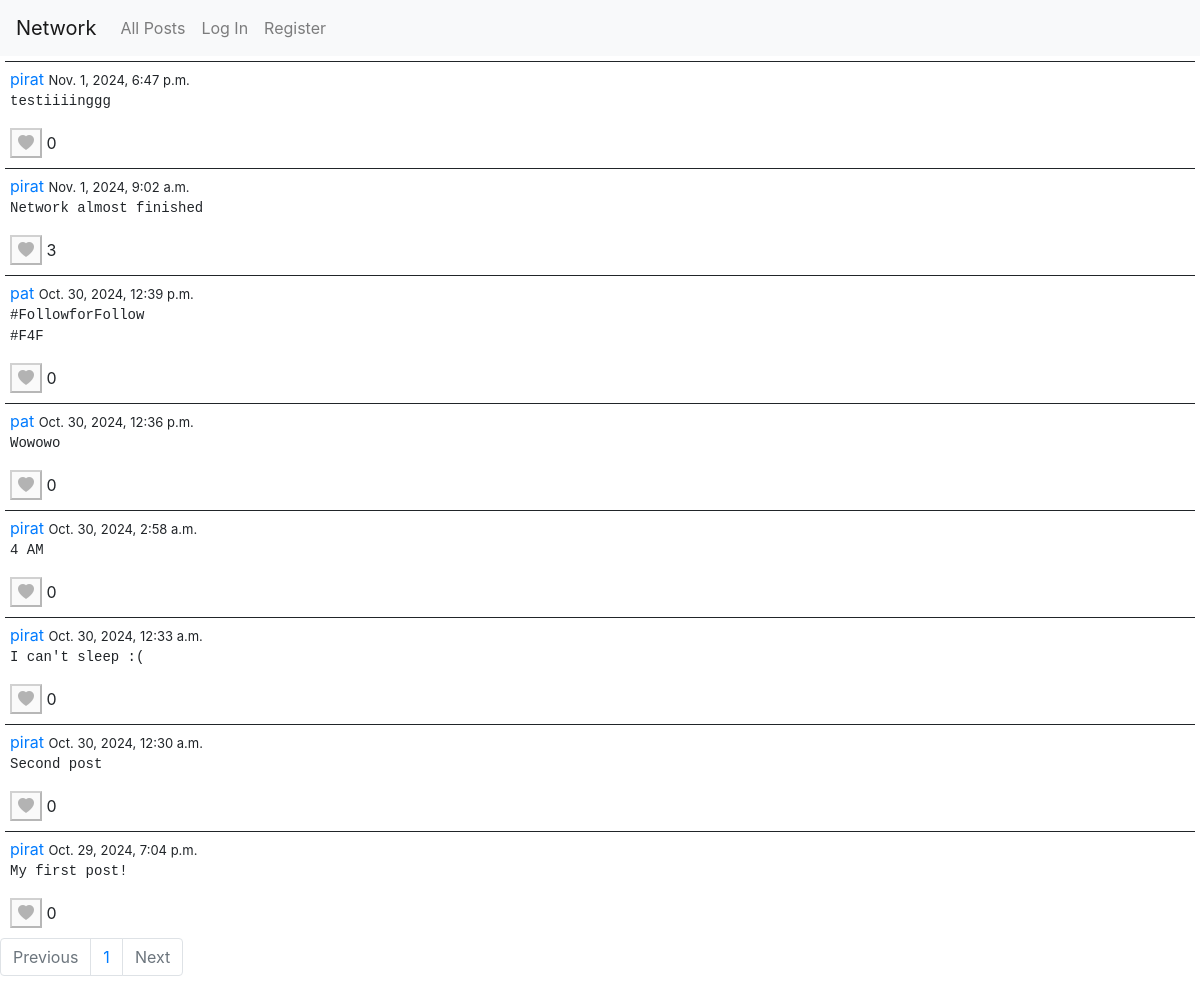
Before: /user/1/followings with the older database file.
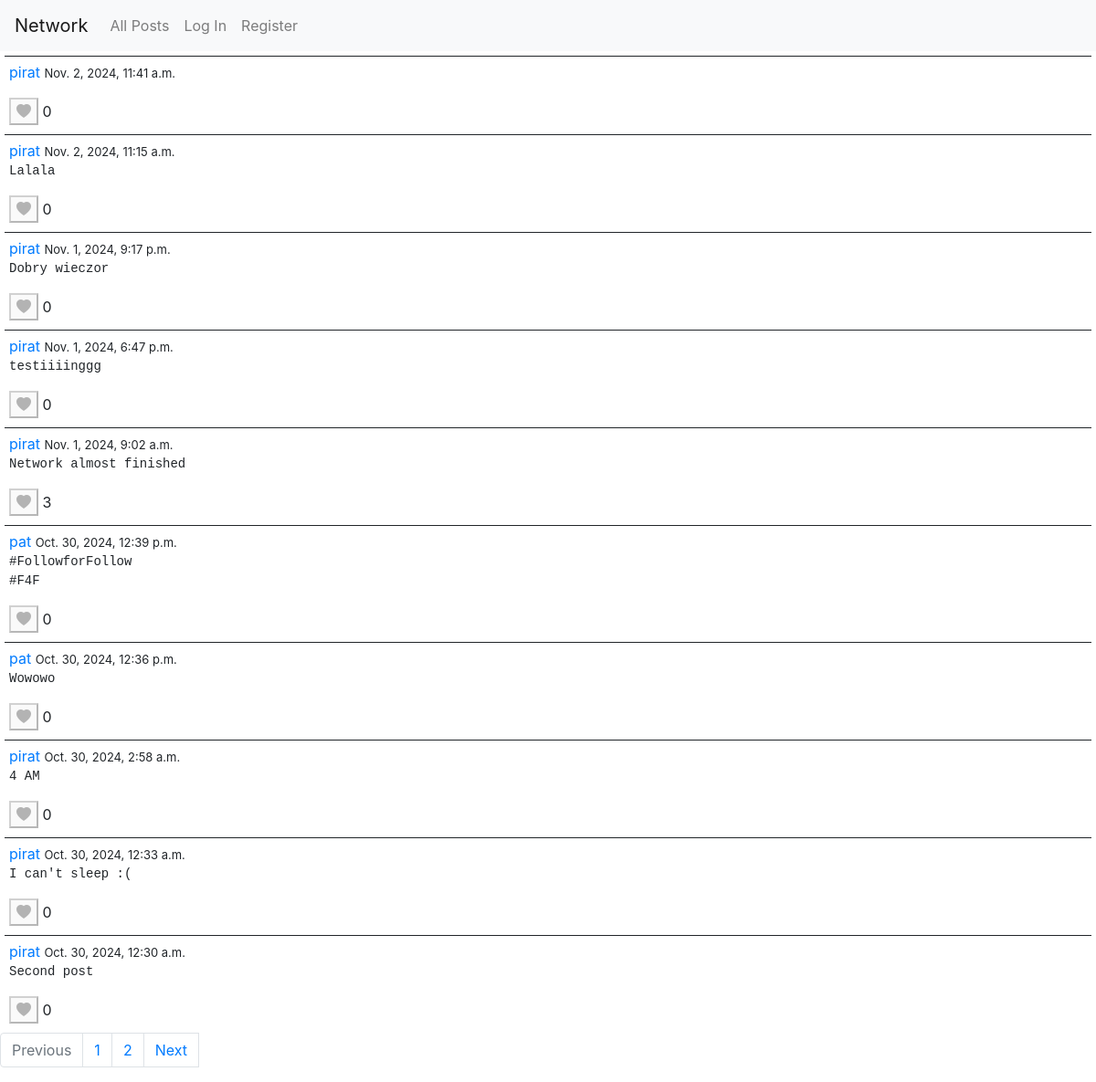
After: the same page with the newer database file.
### network/models.py (models this page shows, shortened)
class Post(models.Model):
    user = models.ForeignKey(User, on_delete=models.CASCADE, related_name="posts")
    body = models.TextField(blank=True)
    timestamp = models.DateTimeField(auto_now_add=True)
    likes = models.ManyToManyField(User, blank=True, related_name="liked_posts")

class User(AbstractUser):
    following = models.ManyToManyField("self", symmetrical=False, related_name="followers")

### network/views.py (the view)
# urls.py: path("user/<int:id>/followings", views.following, name="following"),
def following(request, id):
    user = User.objects.filter(id=id).first()
    following_users = user.following.all()
    posts = Post.objects.filter(user__in=following_users).order_by("-timestamp")
    paginator, page = paginate_queryset(request, posts)
    return render(request, "network/index.html", {
        "page_data": page,
        "paginator": paginator,
        "pagination_base_url": "following",  # Named URL with user id needed
        "user_id": user.id,  # Pass the user ID for followers view
    })

### network/utils.py (called while the page is built)
def paginate_queryset(request, queryset, per_page=10):
    paginator = Paginator(queryset, per_page)
    page_number = request.GET.get("page")
    page = paginator.get_page(page_number)
    return paginator, page

### network/templates/network/index.html (shortened to what this page needs)
{% extends "network/layout.html" %}
{% load static %}
{% block body %}
<div class="feed">
    {% for post in page_data%}
    <div class="post" data-post-id="{{ post.id }}">
        <a href="{% url "user_profile" post.user.id %}">{{post.user}}</a>
        <span class="timestamp"> {{post.timestamp}} </span>
        <pre>{{post.body}}</pre>
        {% if user.is_authenticated %}
            {% if user in post.likes.all %}
                <button class="like-btn" data-post-id="{{ post.id }}"><i class="bi bi-heart-fill"></i></button>
            {% else %}
                <button class="like-btn" data-post-id="{{ post.id }}"><i class="bi bi-heart"></i></button>
            {% endif %}
        {% else %}
        <button id="like-btn-disabled" class="like-btn" disabled data-tooltip="You must be logged in"><i class="bi bi-heart-fill"></i></button>
        {% endif %}
        <span class="like-count" data-post-id="{{ post.id }}">{{ post.likes.count }}</span>
    </div>
    {% endfor %}
</div>
<ul class="pagination">
    {% if page_data.has_previous %}
        <a class="page-link" href="{% if user_id %}{% url pagination_base_url user_id %}{% else %}{% url pagination_base_url %}{% endif %}?page={{page_data.previous_page_number}}">Previous</a>
    {% else %}
    <li class="page-item disabled">
        <a class="page-link" tabindex="-1">Previous</a>
    </li>
    {% endif %}
    {% for page in paginator.page_range %}
        <li class="page-item"><a class="page-link" href="{% if user_id %}{% url pagination_base_url user_id %}{% else %}{% url pagination_base_url %}{% endif %}?page={{page}}">{{page}}</a></li>
    {% endfor %}
    {% if page_data.has_next %}
        <a class="page-link" id="next-page" href="{% if user_id %}{% url pagination_base_url user_id %}{% else %}{% url pagination_base_url %}{% endif %}?page={{page_data.next_page_number}}">Next</a>
    {% else %}
        <li class="page-item disabled">
            <a class="page-link" >Next</a>
        </li>
    {% endif %}
</ul>
{% endblock %}

Changed rows visible on the page:
no longer on this page (row unchanged): Post: user "pirat", timestamp "Oct. 29, 2024, 7:04 p.m.", body "My first post!", likes.count "0"
added Post: user "pirat", timestamp "Nov. 2, 2024, 11:41 a.m.", likes.count "0"
added Post: user "pirat", timestamp "Nov. 2, 2024, 11:15 a.m.", body "Lalala", likes.count "0"
added Post: user "pirat", timestamp "Nov. 1, 2024, 9:17 p.m.", body "Dobry wieczor", likes.count "0"
Other visible differences:
new list line: "2"
